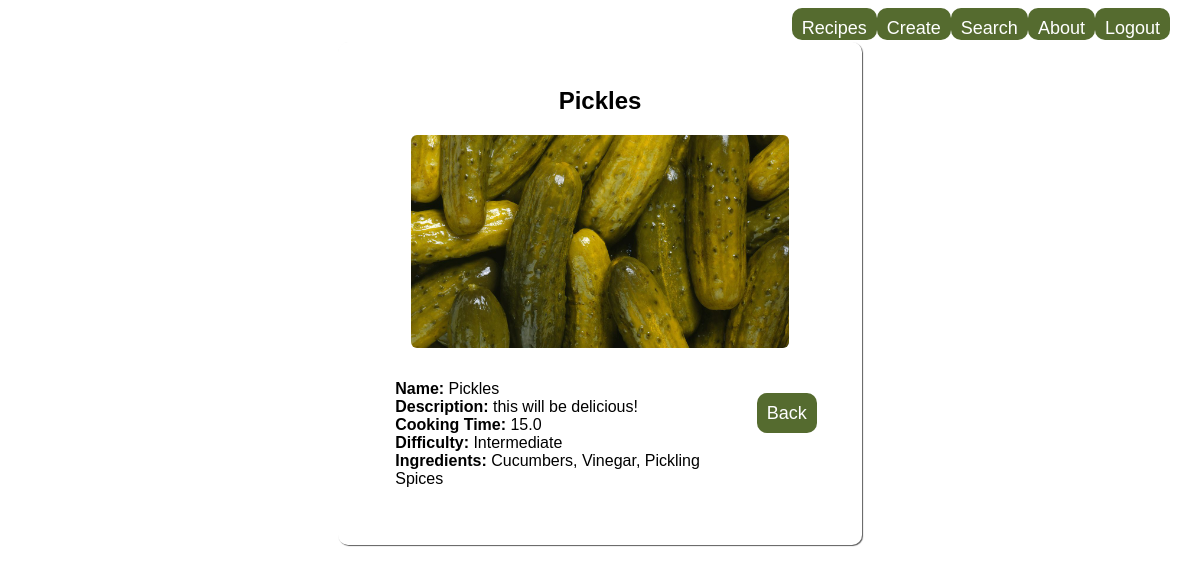
The app's page /list/7 (signed in) with its own data.
### recipes/models.py (models this page shows, shortened)
class Recipe(models.Model):
    name = models.CharField(max_length=120)
    description = models.TextField(default='this will be delicious!')
    cooking_time = models.FloatField(help_text="in minutes")
    ingredients = models.TextField()
    pic = models.ImageField(upload_to='recipes', default='no_picture.jpg')
    def calculate_difficulty(self):
        ingredients = self.ingredients.split(', ')
        if self.cooking_time < 10 and len(ingredients) < 7:
            difficulty = 'Easy'
        elif self.cooking_time < 10 and len(ingredients) >= 7:
            difficulty = 'Medium'
        elif self.cooking_time >= 10 and len(ingredients) < 7:
            difficulty = 'Intermediate'
        elif self.cooking_time >= 10 and len(ingredients) >= 7:
            difficulty = 'Hard'
        return difficulty

### recipes/views.py (the view)
# urls.py: path('list/<pk>', RecipeDetailView.as_view(), name='detail'),
class RecipeDetailView(LoginRequiredMixin, DetailView):
    model = Recipe
    template_name = 'recipes/detail.html'

### recipes/templates/recipes/detail.html (shortened to what this page needs)
{% load static %}
<!DOCTYPE html>
<html lang="en">
<head>
  <link rel="stylesheet" type="text/css" href="{% static 'recipes\css\styles.css' %}">
</head>
<body>
  <div class="nav_bar">
    <a class="login_btn" href="{%url 'logout' %}">Logout</a>
    <a class="login_btn" href="{%url 'recipes:about' %}">About</a>
    <a class="login_btn" href="{%url 'recipes:search' %}">Search</a>
    <a class="login_btn" href="{%url 'recipes:create' %}">Create</a>
    <a class="login_btn" href="{%url 'recipes:list' %}">Recipes</a>
  </div>
  <div class="details_modal">
    <h2>{{object.name}}</h2>
    <img class="food_images" src="{{object.pic.url}}" />
    <div class="details_body">
      <div class="details_short">
        <b>Name: </b> {{object.name}} <br />
        <b>Description: </b> {{object.description}} <br />
        <b>Cooking Time: </b> {{object.cooking_time}} <br />
        <b>Difficulty: </b> {{object.calculate_difficulty}} <br />
        <b>Ingredients: </b> {{object.ingredients}} <br />
      </div>
      <div class="details_long">
        <a href="{% url 'recipes:list' %}" class="login_btn">Back</a>
      </div>
    </div>
  </div>
</body>
</html>

### recipes/static/recipes/css/styles.css (style rules this page uses)
.food_images { max-width: 80%; height: auto; border-radius: 6px; margin: 0 auto; align-items: center; }
.details_modal { width: 40%; display: flex; flex-direction: column; align-items: center; margin-top: 15vh; padding: 3px; background-color: #ffffff; border-radius: 10px; padding: 25px; box-shadow: 1px 1px 1px #5c5c5c; margin: 0 auto; font-family: 'Roboto Mono', 'Calibri', 'Trebuchet MS', sans-serif; font-size: 16px; text-align: center; justify-content: center; }
.details_body { display: flex; flex-direction: row; margin: 12px; }
.details_short { padding: 8px; text-align: left; text-justify: center; margin: 12px; }
.details_long { padding: 8px; margin-top: 35px; }
h2 { color: #000000; font-family: 'Roboto Mono', 'Calibri', 'Trebuchet MS', sans-serif; text-align: center; }
.login_btn { font-family: 'Roboto Mono', 'Calibri', 'Trebuchet MS', sans-serif; font-size: 18px; background-color: darkolivegreen; padding: 10px; text-align: center; border-radius: 10px; border: 2px; color: white; cursor: pointer; text-decoration: none; }
.nav_bar { width: 95vw; height: 4vh; margin: 0 auto; margin-bottom: 2px; border-radius: 20px; display: flex; flex-direction: row-reverse; }

### records on screen
Recipe: name "Pickles", pic (picture), description "this will be delicious!", cooking_time "15.0", calculate_difficulty "Intermediate", ingredients "Cucumbers, Vinegar, Pickling Spices"
